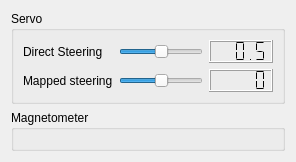
       <widget class="QWidget" name="tab_4">
        <attribute name="icon">
         <iconset resource="resources.qrc">
          <normaloff>:/models/Icons/Magnet-96.png</normaloff>:/models/Icons/Magnet-96.png</iconset>
        </attribute>
        <attribute name="title">
         <string/>
        </attribute>
        <attribute name="toolTip">
         <string>Calibration</string>
        </attribute>
        <layout class="QVBoxLayout" name="verticalLayout_9">
         <item>
          <widget class="QGroupBox" name="groupBox_3">
           <property name="title">
            <string>Servo</string>
           </property>
           <layout class="QVBoxLayout" name="verticalLayout_7">
            <item>
             <layout class="QGridLayout" name="gridLayout">
              <item row="0" column="0">
               <widget class="QLabel" name="label_2">
                <property name="text">
                 <string>Direct Steering</string>
                </property>
               </widget>
              </item>
              <item row="0" column="1">
               <widget class="QSlider" name="servoDirectSlider">
                <property name="minimum">
                 <number>0</number>
                </property>
                <property name="maximum">
                 <number>1000</number>
                </property>
                <property name="singleStep">
                 <number>10</number>
                </property>
                <property name="value">
                 <number>500</number>
                </property>
                <property name="orientation">
                 <enum>Qt::Horizontal</enum>
                </property>
               </widget>
              </item>
              <item row="0" column="2">
               <widget class="QLCDNumber" name="servoDirectNumber">
                <property name="segmentStyle">
                 <enum>QLCDNumber::Flat</enum>
                </property>
                <property name="value" stdset="0">
                 <double>0.500000000000000</double>
                </property>
               </widget>
              </item>
              <item row="1" column="0">
               <widget class="QLabel" name="label_3">
                <property name="text">
                 <string>Mapped steering</string>
                </property>
               </widget>
              </item>
              <item row="1" column="2">
               <widget class="QLCDNumber" name="servoMappedNumber">
                <property name="segmentStyle">
                 <enum>QLCDNumber::Flat</enum>
                </property>
                <property name="value" stdset="0">
                 <double>0.000000000000000</double>
                </property>
               </widget>
              </item>
              <item row="1" column="1">
               <widget class="QSlider" name="servoMappedSlider">
                <property name="minimum">
                 <number>-1000</number>
                </property>
                <property name="maximum">
                 <number>1000</number>
                </property>
                <property name="singleStep">
                 <number>10</number>
                </property>
                <property name="value">
                 <number>0</number>
                </property>
                <property name="orientation">
                 <enum>Qt::Horizontal</enum>
                </property>
               </widget>
              </item>
             </layout>
            </item>
           </layout>
          </widget>
         </item>
         <item>
          <widget class="QGroupBox" name="groupBox_2">
           <property name="title">
            <string>Magnetometer</string>
           </property>
           <layout class="QGridLayout" name="gridLayout_4">
            <item row="0" column="0">
             <widget class="MagCal" name="magCal" native="true"/>
            </item>
           </layout>
          </widget>
         </item>
        </layout>
       </widget>
